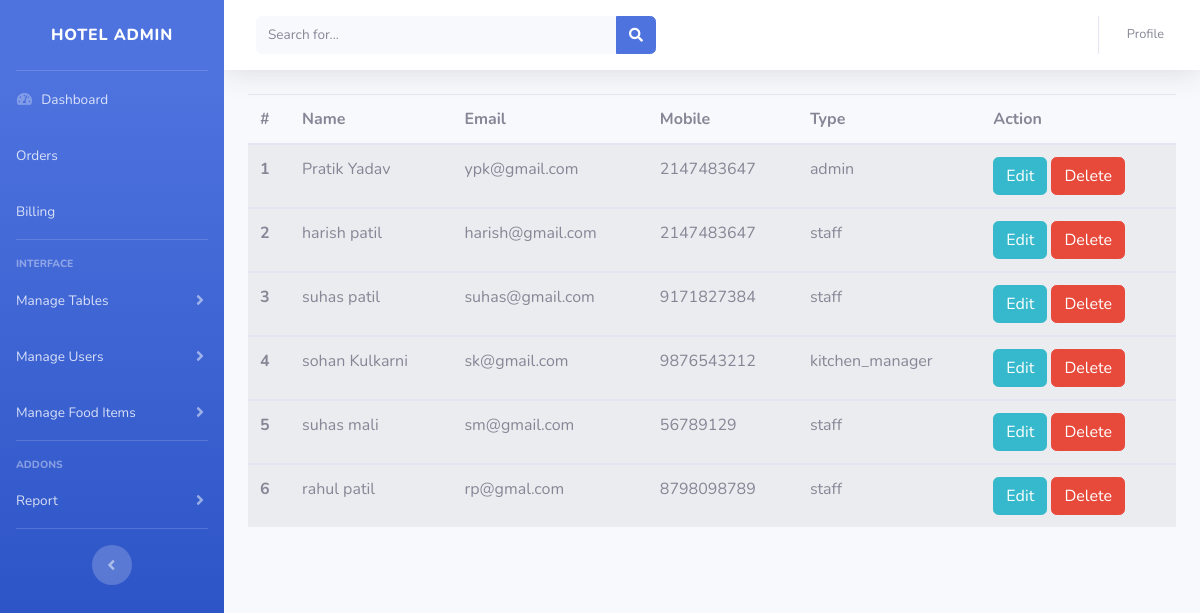
/admin/manage_user.php (signed in), run on the app's committed database.
### tables this page shows
CREATE TABLE `users` (
  `id` int(11) NOT NULL,
  `first_name` text NOT NULL,
  `last_name` text NOT NULL,
  `email` varchar(30) NOT NULL,
  `password` varchar(100) NOT NULL,
  `mobile_no` varchar(10) NOT NULL,
  `type` varchar(20) NOT NULL
);

### admin/manage_user.php (the view, shortened to what this page needs)
<!DOCTYPE html>
<html lang="en">
<head>
  <link href="../vendor/fontawesome-free/css/all.min.css" rel="stylesheet" type="text/css">
  <link href="../css/sb-admin-2.min.css" rel="stylesheet">
</head>
<body id="page-top">
  <div id="wrapper">
    <?php include '../include/sidebar.php' ?>
    <div id="content-wrapper" class="d-flex flex-column">
      <div id="content">
        <?php include '../include/navbar.php' ?>
        <div class="container-fluid">
          <table class="table table-striped">
            <thead>
              <tr>
                <th scope="col">#</th>
                <th scope="col">Name</th>
                <th scope="col">Email</th>
                <th scope="col">Mobile</th>
                <th scope="col">Type</th>
                <th scope="col">Action</th>
              </tr>
            </thead>
            <?php
            include '../include/config.php';
            $i = 0;
            $sql = "SELECT * FROM users";
            $result = mysqli_query($conn, $sql);
            $count = mysqli_num_rows($result);
            if ($count >= 0) {
              while ($row = mysqli_fetch_assoc($result)) {
                $i++
            ?>
                <tbody>
                  <tr>
                    <th scope="row"><?php echo "$i"; ?></th>
                    <td><?php echo $row['first_name']." ".$row['last_name'] ?></td>
                    <td><?php echo $row['email'] ?></td>
                    <td><?php echo $row['mobile_no'] ?></td>
                    <td><?php echo $row['type'] ?></td>
                    <td>
                      <a  href="edituser.php?id=<?php echo $row['id'] ?>"><button type="button"  class="btn btn-info">Edit</button></a>
                      <a onclick="return confirm('Are you sure?')" href="manage_user.php?id=<?php echo $row['id'] ?>"><button type="button" class="btn btn-danger">Delete</button></a>
                      </td>
                  </tr>
                </tbody>
            <?php
              }
            } else {
              echo " no data Found";
            }
            ?>
        </div>
      </div>
    </div>
  </div>
</body>
</html>

### data on the page
users: first_name "Pratik", last_name "Yadav", email "ypk@gmail.com", mobile_no "2147483647", type "admin"
users: first_name "harish", last_name "patil", email "harish@gmail.com", mobile_no "2147483647", type "staff"
users: first_name "suhas", last_name "patil", email "suhas@gmail.com", mobile_no "9171827384", type "staff"
users: first_name "sohan", last_name "Kulkarni", email "sk@gmail.com", mobile_no "9876543212", type "kitchen_manager"
users: first_name "suhas", last_name "mali", email "sm@gmail.com", mobile_no "56789129", type "staff"
users: first_name "rahul", last_name "patil", email "rp@gmal.com", mobile_no "8798098789", type "staff"
